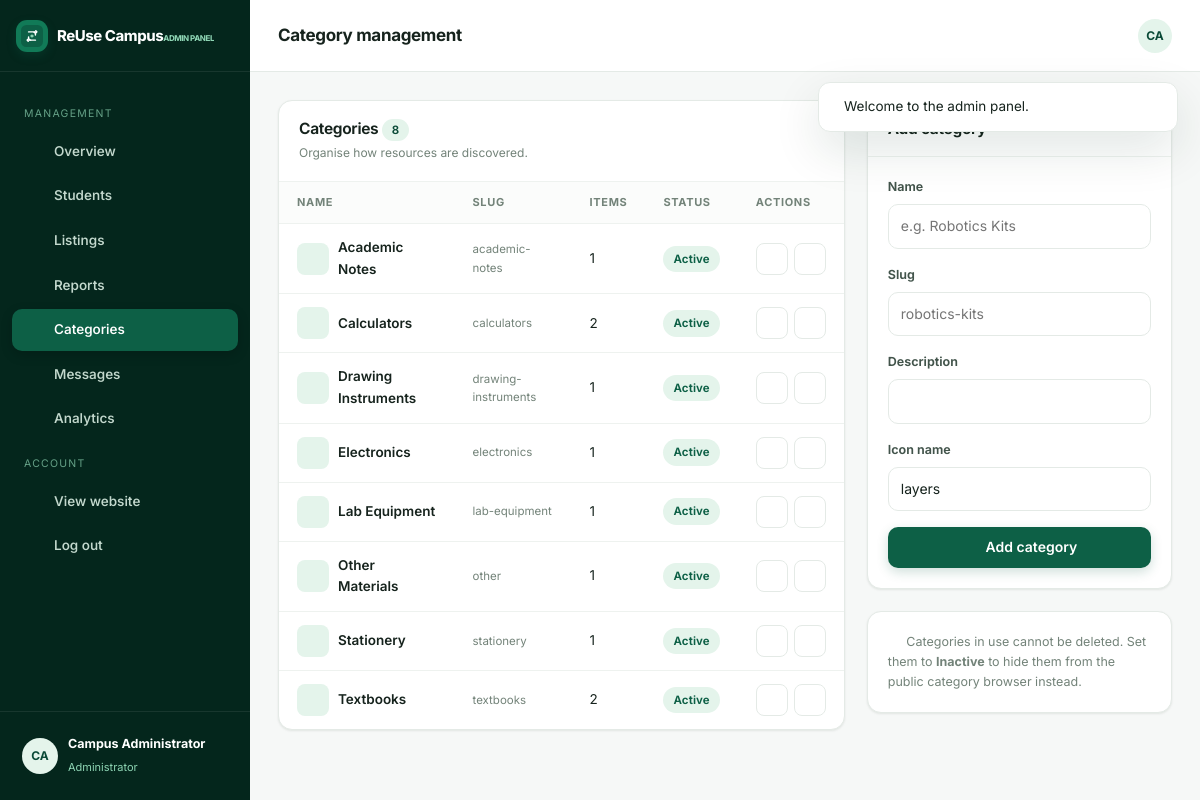
The app's page /admin/categories.php (signed in) with its own data.
### tables this page shows
CREATE TABLE `categories` (
  `id` INT UNSIGNED AUTO_INCREMENT PRIMARY KEY,
  `name` VARCHAR(100) NOT NULL,
  `slug` VARCHAR(120) NOT NULL,
  `description` VARCHAR(255) DEFAULT NULL,
  `icon` VARCHAR(60) DEFAULT NULL,
  `status` ENUM('active','inactive') NOT NULL DEFAULT 'active',
  `created_at` TIMESTAMP NOT NULL DEFAULT CURRENT_TIMESTAMP,
  UNIQUE KEY `uq_categories_slug` (`slug`)
);

### config/config.php (called while the page is built, shortened)
<?php
function base_url($path = '')
{
    static $base = null;
    if ($base === null) {
        $script = str_replace('\\', '/', $_SERVER['SCRIPT_NAME'] ?? '');
        $rootFolder = basename(dirname(__DIR__));
        $pos = strripos($script, '/' . $rootFolder);
        $base = ($pos !== false) ? substr($script, 0, $pos) . '/' . $rootFolder : '';
    }
    return $base . '/' . ltrim($path, '/');
}
function url($path = '')
{
    return base_url($path);
}
function asset($path)
{
    return base_url('assets/' . ltrim($path, '/'));
}

### config/database.php (called while the page is built, shortened)
<?php
require_once __DIR__ . '/config.php';
function getDB()
{
    static $pdo = null;
    if ($pdo === null) {
        try {
            if (DB_DRIVER === 'pgsql') {
                $url = getenv('DATABASE_URL') ?: '';
                if ($url !== '') {
                    $parts = parse_url($url);
                    if (!$parts || empty($parts['host'])) {
                        throw new RuntimeException('Invalid DATABASE_URL.');
                    }
                    $host = $parts['host'];
                    $port = $parts['port'] ?? 5432;
                    $name = ltrim($parts['path'] ?? '', '/') ?: 'postgres';
                    $user = urldecode($parts['user'] ?? 'postgres');
                    $pass = urldecode($parts['pass'] ?? '');
                } else {
                    $host = getenv('PGHOST') ?: 'localhost';
                    $port = getenv('PGPORT') ?: 5432;
                    $name = getenv('PGDATABASE') ?: 'postgres';
                    $user = getenv('PGUSER') ?: 'postgres';
                    $pass = getenv('PGPASSWORD') ?: '';
                }
                $dsn = "pgsql:host={$host};port={$port};dbname={$name};sslmode=require";
                $pdo = new PDO($dsn, $user, $pass, [
                    PDO::ATTR_ERRMODE            => PDO::ERRMODE_EXCEPTION,
                    PDO::ATTR_DEFAULT_FETCH_MODE => PDO::FETCH_ASSOC,
                    PDO::ATTR_EMULATE_PREPARES   => true,
                ]);
                $pdo->exec('SET search_path TO public');
            } else {
                $dsn = 'mysql:host=' . DB_HOST . ';dbname=' . DB_NAME . ';charset=' . DB_CHARSET;
                $pdo = new PDO($dsn, DB_USER, DB_PASS, [
                    PDO::ATTR_ERRMODE            => PDO::ERRMODE_EXCEPTION,
                    PDO::ATTR_DEFAULT_FETCH_MODE => PDO::FETCH_ASSOC,
                    PDO::ATTR_EMULATE_PREPARES   => false,
                    PDO::ATTR_PERSISTENT         => false,
                ]);
            }
        } catch (Throwable $ex) {
            http_response_code(500);
            if (ini_get('display_errors')) {
                die('<div style="font-family:sans-serif;padding:2rem;max-width:700px;margin:auto">' .
                    '<h2>Database connection failed</h2><p>' . htmlspecialchars($ex->getMessage()) . '</p>' .
                    '<p>Check <code>config/database.php</code> and your environment variables, then import ' .
                    '<code>database/schema.sql</code> (MySQL) or run <code>supabase db push</code> (Postgres).</p></div>');
            }
            die('Database connection failed.');
        }
    }
    return $pdo;
}
function normalizeSql($sql)
{
    if (DB_DRIVER !== 'pgsql') return $sql;
    $sql = preg_replace_callback('/"([^"]*)"/', function ($m) {
        return "'" . str_replace("'", "''", $m[1]) . "'";
    }, $sql);
    $sql = preg_replace(
        '/DATE_FORMAT\s*\(\s*([^,]+?)\s*,\s*[\'"]%Y-%m[\'"]\s*\)/i',
        "to_char($1, 'YYYY-MM')",
        $sql
    );
    $sql = preg_replace(
        '/DATE_SUB\s*\(\s*NOW\s*\(\s*\)\s*,\s*INTERVAL\s+(\d+)\s+MONTH\s*\)/i',
        "now() - interval '$1 months'",
        $sql
    );
    return $sql;
}
function db($sql, $params = [])
{
    $stmt = getDB()->prepare(normalizeSql($sql));
    $stmt->execute($params);
    return $stmt;
}
function dbOne($sql, $params = [])
{
    return db($sql, $params)->fetch();
}
function dbAll($sql, $params = [])
{
    return db($sql, $params)->fetchAll();
}

### includes/auth.php (called while the page is built, shortened)
<?php
require_once __DIR__ . '/functions.php';
function requireAdmin()
{
    $admin = dbOne('SELECT * FROM admins WHERE id = ?', [(int)$_SESSION['admin_id']]);
    return $admin;
}

### admin/categories.php (the view, shortened to what this page needs)
<?php
require_once __DIR__ . '/../includes/auth.php';
$admin = requireAdmin();
$rows = dbAll('SELECT c.*, (SELECT COUNT(*) FROM listings l WHERE l.category_id=c.id) listing_count FROM categories c ORDER BY c.name');
$appTitle='Category management'; $active='categories'; $isAdminLayout=true;
require_once __DIR__ . '/../includes/app_header.php';
?>
<div class="two-col">
  <div class="panel">
    <div class="panel-head"><div><h2>Categories <span class="badge"><?= count($rows) ?></span></h2><div class="sub">Organise how resources are discovered.</div></div></div>
    <div class="panel-body flush"><div class="table-wrap"><table class="data">
      <thead><tr><th>Name</th><th>Slug</th><th>Items</th><th>Status</th><th>Actions</th></tr></thead>
      <tbody>
      <?php foreach ($rows as $c): ?>
        <tr>
          <td><div style="display:flex;align-items:center;gap:9px"><span class="cat-icon" style="width:32px;height:32px;border-radius:8px;background:var(--green-100);color:var(--green-700);display:grid;place-items:center"><?= icon($c['icon'] ?: 'layers',16) ?></span><span class="table-title"><?= e($c['name']) ?></span></div></td>
          <td class="table-sub"><?= e($c['slug']) ?></td>
          <td><?= (int)$c['listing_count'] ?></td>
          <td><?= statusBadge($c['status']) ?></td>
          <td><div class="cell-actions">
            <button class="icon-btn edit-cat" title="Edit" data-id="<?= (int)$c['id'] ?>" data-name="<?= e($c['name']) ?>" data-slug="<?= e($c['slug']) ?>" data-desc="<?= e($c['description']) ?>" data-icon="<?= e($c['icon']) ?>" data-status="<?= e($c['status']) ?>"><?= icon('edit-3',15) ?></button>
            <form method="post" action="<?= url('api/admin_action.php') ?>" onsubmit="return confirm('Delete this category?')"><button class="icon-btn danger" title="Delete" name="action" value="delete_category"><?= icon('trash',15) ?></button></form>
          </div></td>
        </tr>
      <?php endforeach; ?>
      </tbody>
    </table></div></div>
  </div>
  <div>
    <div class="panel">
      <div class="panel-head"><h2>Add category</h2></div>
      <div class="panel-body">
        <form method="post" action="<?= url('api/admin_action.php') ?>">
          <div class="form-group"><label>Name</label><input class="input" name="name" required maxlength="100" placeholder="e.g. Robotics Kits"></div>
          <div class="form-group"><label>Slug</label><input class="input" name="slug" required maxlength="120" placeholder="robotics-kits"></div>
          <div class="form-group"><label>Description</label><input class="input" name="description" maxlength="255"></div>
          <div class="form-group"><label>Icon name</label><input class="input" name="icon" value="layers" placeholder="e.g. cpu, book, layers"></div>
          <button class="btn btn-primary btn-block" type="submit"><?= icon('plus',16) ?> Add category</button>
        </form>
      </div>
    </div>
    <div class="panel">
      <div class="panel-body" style="font-size:12.5px;color:var(--muted)">
        <?= icon('info',15) ?> Categories in use cannot be deleted. Set them to <b>Inactive</b> to hide them from the public category browser instead.
      </div>
    </div>
  </div>
</div>
<?php require_once __DIR__ . '/../includes/app_footer.php'; ?>

### includes/app_header.php (shortened to what this page needs)
<?php
require_once __DIR__ . '/functions.php';
require_once __DIR__ . '/auth.php';
require_once __DIR__ . '/icons.php';
$appTitle = $appTitle ?? APP_NAME;
$active   = $active ?? '';
$isAdminLayout = !empty($isAdminLayout);
$student  = $isAdminLayout ? null : authUser();
$admin    = $isAdminLayout ? ($admin ?? null) : null;
?>
<!DOCTYPE html>
<html lang="en">
<head>
  <link rel="stylesheet" href="<?= asset('css/style.css') ?>">
</head>
<body>
<?php renderFlashes(); ?>
<div class="app">
  <?php require_once __DIR__ . '/sidebar.php'; ?>
  <div class="app-main">
    <header class="app-topbar">
      <span class="topbar-title"><?= e($appTitle) ?></span>
      <div style="margin-left:auto;display:flex;align-items:center;gap:12px">
        <a href="<?= $isAdminLayout ? url('admin/index.php') : url('profile/index.php') ?>" class="avatar" style="width:34px;height:34px;font-size:12px"><?= e(initials($isAdminLayout ? ($admin['full_name']??'A') : ($student['full_name']??'S'))) ?></a>
      </div>
    </header>
    <main class="app-content">

### includes/functions.php (shortened to what this page needs)
<?php
require_once __DIR__ . '/../config/config.php';
require_once __DIR__ . '/../config/database.php';
function e($value)
{
    return htmlspecialchars((string)$value, ENT_QUOTES, 'UTF-8');
}
function getFlashes()
{
    $flashes = $_SESSION['flash'] ?? [];
    return $flashes;
}
function renderFlashes()
{
    $flashes = getFlashes();
    echo '<div class="flash-stack">';
    foreach ($flashes as $f) {
        $icon = $f['type'] === 'success' ? 'check-circle' : ($f['type'] === 'error' ? 'x-circle' : 'alert-circle');
        echo '<div class="alert alert-' . e($f['type']) . '" role="alert">' .
             '<i data-lucide="' . $icon . '" class="alert-icon"></i>' .
             '<span>' . e($f['message']) . '</span>' .
             '<button type="button" class="alert-close" aria-label="Close" data-dismiss-alert><i data-lucide="x"></i></button>' .
             '</div>';
    }
    echo '</div>';
}
function statusBadge($status)
{
    $label = ucfirst($status);
    return '<span class="badge badge-' . e($status) . '">' . e($label) . '</span>';
}
function initials($name)
{
    $parts = preg_split('/\s+/', trim((string)$name));
    $out = '';
    foreach (array_slice($parts, 0, 2) as $p) {
        $out .= strtoupper(mb_substr($p, 0, 1));
    }
    return $out ?: '?';
}

### includes/sidebar.php (shortened to what this page needs)
<aside class="app-sidebar" id="appSidebar">
  <a href="<?= $isAdminLayout ? url('admin/index.php') : url('dashboard/index.php') ?>" class="sidebar-brand">
    <span class="brand-mark"><img src="<?= asset('images/logo.svg') ?>" alt="" style="width:22px;height:22px"></span>
    <span>ReUse Campus<small><?= $isAdminLayout ? 'ADMIN PANEL' : 'STUDENT SPACE' ?></small></span>
  </a>
  <div class="side-scroll">
    <?php if ($isAdminLayout): ?>
      <div class="side-label">Management</div>
      <div class="side-links">
        <a href="<?= url('admin/index.php') ?>" class="<?= $active==='overview'?'active':'' ?>"><?= icon('layout',17) ?> Overview</a>
        <a href="<?= url('admin/users.php') ?>" class="<?= $active==='users'?'active':'' ?>"><?= icon('users',17) ?> Students</a>
        <a href="<?= url('admin/listings.php') ?>" class="<?= $active==='listings'?'active':'' ?>"><?= icon('package',17) ?> Listings</a>
        <a href="<?= url('admin/reports.php') ?>" class="<?= $active==='reports'?'active':'' ?>"><?= icon('flag',17) ?> Reports <?php if ($pendingReports): ?><span class="badge"><?= $pendingReports ?></span><?php endif; ?></a>
        <a href="<?= url('admin/categories.php') ?>" class="<?= $active==='categories'?'active':'' ?>"><?= icon('layers',17) ?> Categories</a>
        <a href="<?= url('admin/messages.php') ?>" class="<?= $active==='messages'?'active':'' ?>"><?= icon('mail',17) ?> Messages</a>
        <a href="<?= url('admin/analytics.php') ?>" class="<?= $active==='analytics'?'active':'' ?>"><?= icon('bar-chart',17) ?> Analytics</a>
      </div>
      <div class="side-label">Account</div>
      <div class="side-links">
        <a href="<?= url('index.php') ?>" target="_blank"><?= icon('external-link',17) ?> View website</a>
        <a href="<?= url('admin/logout.php') ?>"><?= icon('log-out',17) ?> Log out</a>
      </div>
    <?php endif; ?>
  </div>
  <div class="sidebar-foot">
    <div class="sidebar-user">
      <span class="avatar"><?= $isAdminLayout ? e(initials($admin['full_name'] ?? 'A')) : e(initials($student['full_name'] ?? 'S')) ?></span>
      <div style="min-width:0"><b><?= e($isAdminLayout ? ($admin['full_name'] ?? 'Admin') : ($student['full_name'] ?? 'Student')) ?></b>
      <small><?= $isAdminLayout ? 'Administrator' : 'Student member' ?></small></div>
    </div>
  </div>
</aside>

### includes/icons.php (shortened to what this page needs)
<?php
function icon($name, $size = 20, $class = '')
{
    return '<svg class="icon ' . e($class) . '" width="' . (int)$size . '" height="' . (int)$size . '" aria-hidden="true"><use href="#i-' . e($name) . '"></use></svg>';
}

### records on screen
categories: $size 16 (drawn), name "Academic Notes", slug "academic-notes", listing_count "1", status "Active"
categories: $size 16 (drawn), name "Calculators", slug "calculators", listing_count "2", status "Active"
categories: $size 16 (drawn), name "Drawing Instruments", slug "drawing-instruments", listing_count "1", status "Active"
categories: $size 16 (drawn), name "Electronics", slug "electronics", listing_count "1", status "Active"
categories: $size 16 (drawn), name "Lab Equipment", slug "lab-equipment", listing_count "1", status "Active"
categories: $size 16 (drawn), name "Other Materials", slug "other", listing_count "1", status "Active"
categories: $size 16 (drawn), name "Stationery", slug "stationery", listing_count "1", status "Active"
categories: $size 16 (drawn), name "Textbooks", slug "textbooks", listing_count "2", status "Active"

### other values on screen
$f['message'] "Welcome to the admin panel."
initials($admin['full_name'] ?? 'A') "CA"
$appTitle "Category management"
count($rows) "8"
